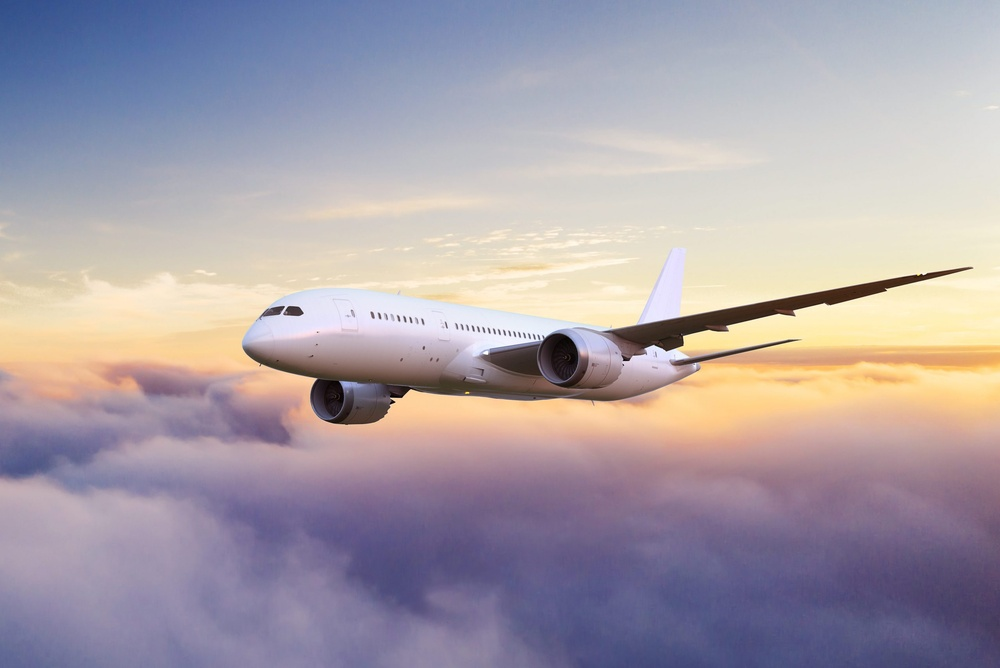
#> input picture air_plane.jpg, 1000 x 668 px, shrunk from 2560 x 1709 before the run
$ jupyter execute --allow-errors 'Semi-supervised learning_tutorial1_CIFAR10 dataset & RandAugment.ipynb'   (older library calls are emulated)
#> lines starting #> are read from the running program, lines starting #| are printed output that depends on the picture
### augmentation.py
# code in this file is adpated from
# https://github.com/ildoonet/pytorch-randaugment/blob/master/RandAugment/augmentations.py
# https://github.com/google-research/fixmatch/blob/master/third_party/auto_augment/augmentations.py
# https://github.com/google-research/fixmatch/blob/master/libml/ctaugment.py
import logging
import random

import numpy as np
import PIL
import PIL.ImageOps
import PIL.ImageEnhance
import PIL.ImageDraw
from PIL import Image

logger = logging.getLogger(__name__)

PARAMETER_MAX = 10
RESAMPLE_MODE = Image.BICUBIC
FILL_COLOR = (128, 128, 128)

def AutoContrast(img, **kwarg):
    return PIL.ImageOps.autocontrast(img)

def Brightness(img, v, max_v, bias=0):
    v = _float_parameter(v, max_v) + bias
    return PIL.ImageEnhance.Brightness(img).enhance(v)

def Color(img, v, max_v, bias=0):
    v = _float_parameter(v, max_v) + bias
    return PIL.ImageEnhance.Color(img).enhance(v)

def Contrast(img, v, max_v, bias=0):
    v = _float_parameter(v, max_v) + bias
    return PIL.ImageEnhance.Contrast(img).enhance(v)

# [35 lines left out: functions Cutout, CutoutConst, not called in this run]

def Equalize(img, **kwarg):
    return PIL.ImageOps.equalize(img)

def Identity(img, **kwarg):
    return img

def Invert(img, **kwarg):
    return PIL.ImageOps.invert(img)

def Posterize(img, v, max_v, bias=0):
    v = 8 - _round_parameter(v, max_v) + bias
    return PIL.ImageOps.posterize(img, v)

def Rotate(img, v, max_v, **kwarg):
    v = _float_parameter(v, max_v)
    if random.random() < 0.5:
        v = -v
    return img.rotate(v, RESAMPLE_MODE, fillcolor=FILL_COLOR)

def Sharpness(img, v, max_v, bias):
    v = _float_parameter(v, max_v) + bias
    return PIL.ImageEnhance.Sharpness(img).enhance(v)

def ShearX(img, v, max_v, **kwarg):
    v = _float_parameter(v, max_v)
    if random.random() < 0.5:
        v = -v
    return img.transform(img.size, PIL.Image.AFFINE, (1, v, 0, 0, 1, 0), RESAMPLE_MODE, fillcolor=FILL_COLOR)

def ShearY(img, v, max_v, **kwarg):
    v = _float_parameter(v, max_v)
    if random.random() < 0.5:
        v = -v
    return img.transform(img.size, PIL.Image.AFFINE, (1, 0, 0, v, 1, 0), RESAMPLE_MODE, fillcolor=FILL_COLOR)

def Solarize(img, v, max_v, **kwarg):
    v = _int_parameter(v, max_v)
    return PIL.ImageOps.solarize(img, 255 - v)

# [34 lines left out: functions SolarizeAdd, TranslateX, TranslateY, TranslateXConst, TranslateYConst, not called in this run]

def _float_parameter(v, max_v):
    return float(v) * max_v / PARAMETER_MAX

def _int_parameter(v, max_v):
    return int(v * max_v / PARAMETER_MAX)

def _round_parameter(v, max_v):
    return int(round(v * max_v / PARAMETER_MAX))

# [73 lines left out: functions rand_augment_pool, fixmatch_augment_pool, cifar_augment_pool, soft_augment_pool, not called in this run]

class SoftAugment(object):
    # [14 lines left out: functions __init__, __call__, not called in this run]


class RandAugment(object):
    # [16 lines left out: functions __init__, __call__, not called in this run]


class RandAugmentCIFAR(object):
    # [16 lines left out: functions __init__, __call__, not called in this run]


class RandAugmentMC(object):
    # [16 lines left out: functions __init__, __call__, not called in this run]

### Semi-supervised learning_tutorial1_CIFAR10 dataset & RandAugment.ipynb
[cell 1]
from torchvision import datasets
import collections
import numpy as np
import matplotlib.pyplot as plt
import PIL
from PIL import Image
from augmentation import *

[cell 2]
data_path = './data'

#> (a cell that did not finish here is left out)

#> (a cell that did not finish here is left out)

#> (a cell that did not finish here is left out)

#> (a cell that did not finish here is left out)

#> (a cell that did not finish here is left out)

#> (a cell that did not finish here is left out)

#> (a cell that did not finish here is left out)

#> (a cell that did not finish here is left out)

#> (a cell that did not finish here is left out)

#> (a cell that did not finish here is left out)

[cell 13]
np.random.seed(0)
fig = plt.figure(figsize=(20, 20))
#> (the rest of this cell did not finish here and is left out)

[cell 14]
def rand_augment_pool():
    augs = [
        (AutoContrast, None, None),
        (Equalize, None, None),
        (Invert, None, None),
        (Rotate, 30, None),
        (Posterize, 4, 0),
        (Solarize, 256, None),
        (Color, 1.8, 0.1),
        (Contrast, 1.8, 0.1),
        (Brightness, 1.8, 0.1),
        (Sharpness, 1.8, 0.1),
        (ShearX, 0.3, None),
        (ShearY, 0.3, None),
        (TranslateXConst, 100, None),
        (TranslateYConst, 100, None),
    ]
    return augs

[cell 15]
class RandAugment(object):
    def __init__(self, n, m, resample_mode=PIL.Image.BICUBIC, fill=(128, 128, 128)):
        global RESAMPLE_MODE, FILL_COLOR
        RESAMPLE_MODE = resample_mode
        FILL_COLOR = fill

        self.n = int(n)
        self.m = m
        self.augment_pool = rand_augment_pool()

    def __call__(self, img):
        ops = random.choices(self.augment_pool, k=self.n)
        for op, max_v, bias in ops:
            img = op(img, v=self.m, max_v=max_v, bias=bias)
        return img

[cell 16]
path = 'air_plane.jpg'
image = Image.open(path).convert('RGB')
#> image is the input picture: PIL image 1000x668 RGB; mean R, G, B 168.8, 159.7, 168.6

[cell 17]
n = 5
m = 10
ra = RandAugment(n, m)
transform_image = ra(image)
#> the loop in __call__, `for op, max_v, bias in ops:` made 5 passes
#> pass 1, in __call__, `img = op(img, v=self.m, max_v=max_v, bias=bias)`:
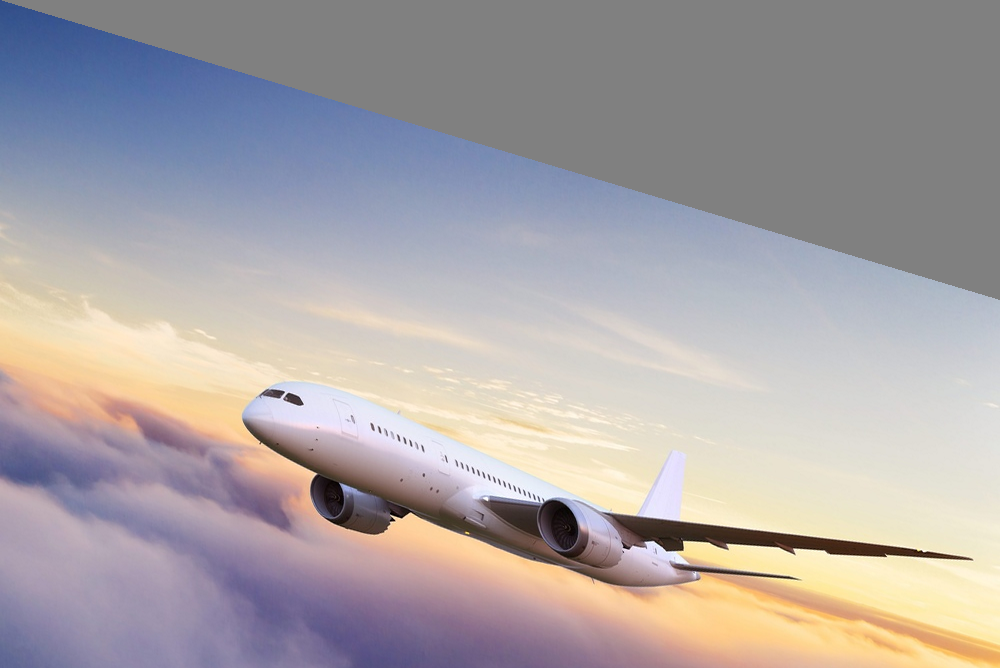
#> img: PIL image 1000x668 RGB; mean R, G, B 170.2, 163.8, 165.7
#> pass 2, in __call__, `img = op(img, v=self.m, max_v=max_v, bias=bias)`:
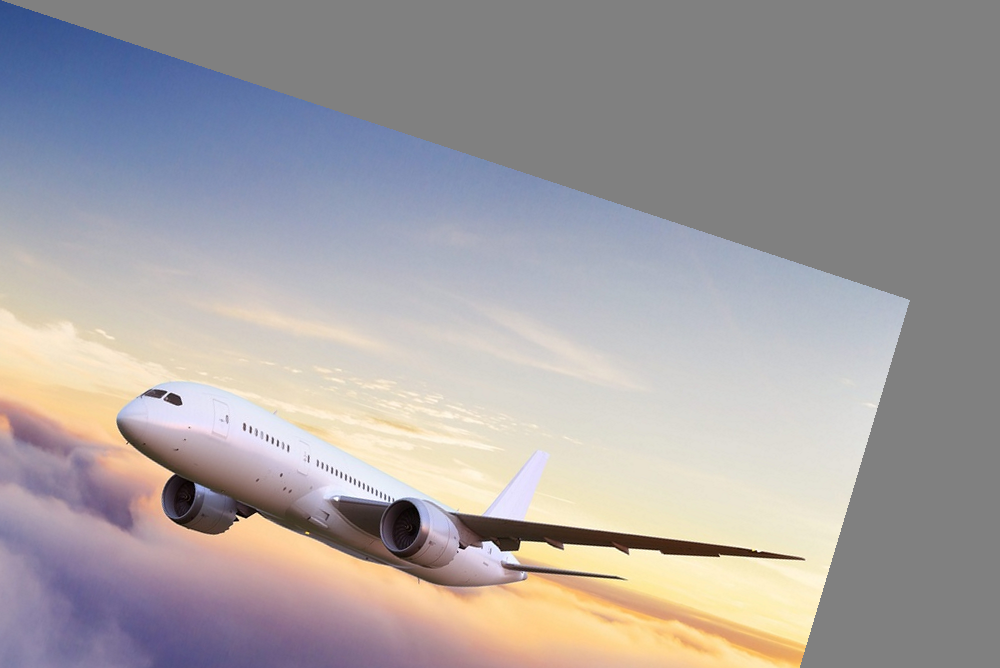
#> img: PIL image 1000x668 RGB; mean R, G, B 165.8, 160.5, 161.4
#> pass 3, in __call__, `img = op(img, v=self.m, max_v=max_v, bias=bias)`:
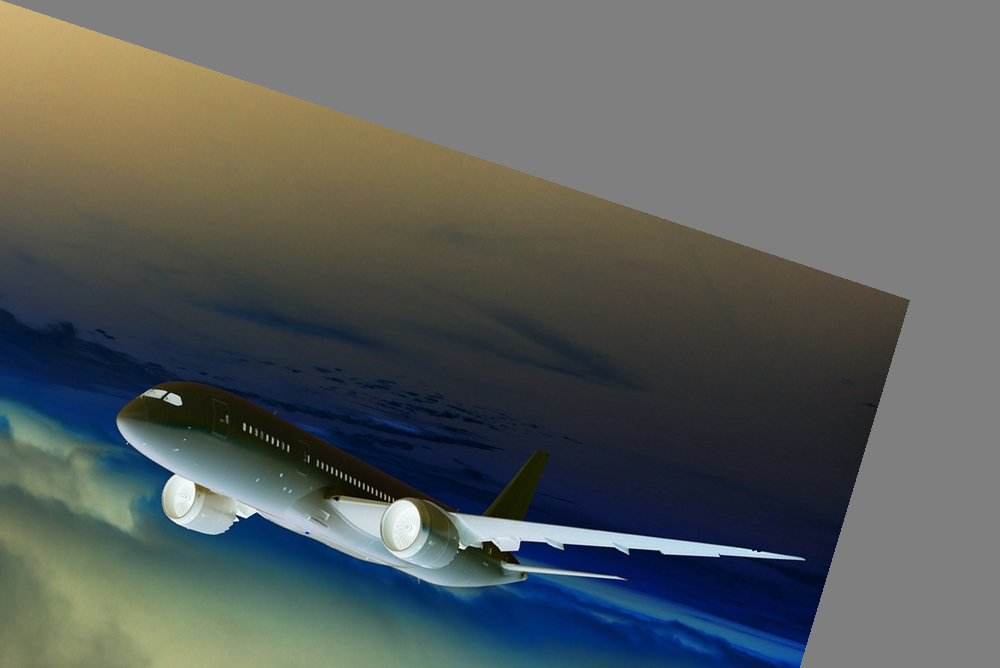
#> img: PIL image 1000x668 RGB; mean R, G, B 89.2, 94.5, 93.6
#> after the loop in __call__, `for op, max_v, bias in ops:`:
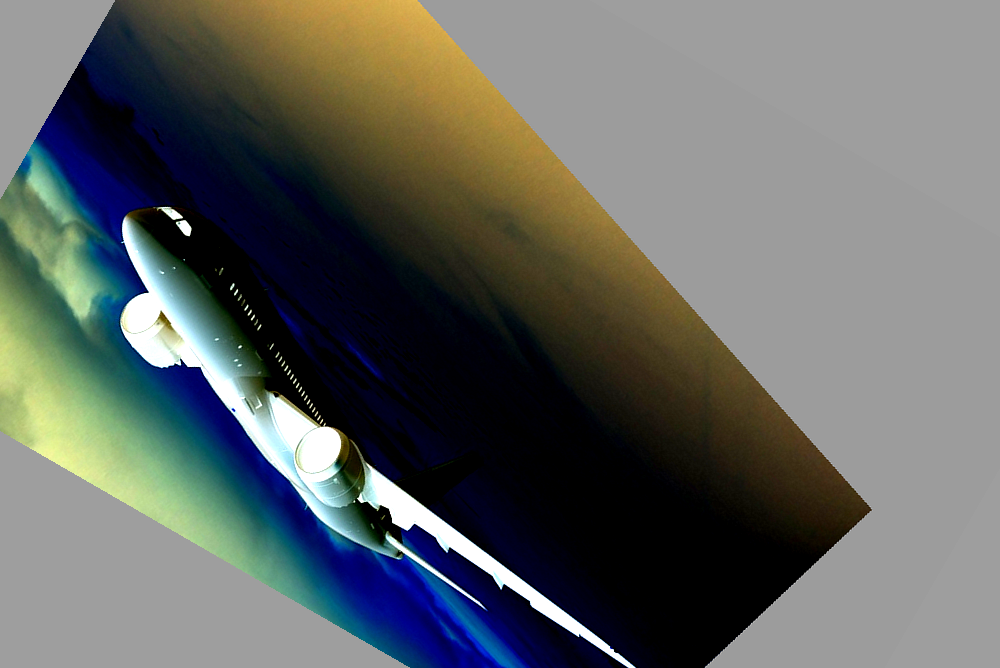
#> img: PIL image 1000x668 RGB; mean R, G, B 97.5, 101.2, 98.6

[cell 18]
np.random.seed(0)
fig = plt.figure(figsize=(10, 10))

fig.add_subplot(1, 2, 1)
plt.imshow(image)
plt.title('Original')

fig.add_subplot(1, 2, 2)
plt.imshow(transform_image)
plt.title(f'RandAugment n={n}, m={m}')

plt.show()
